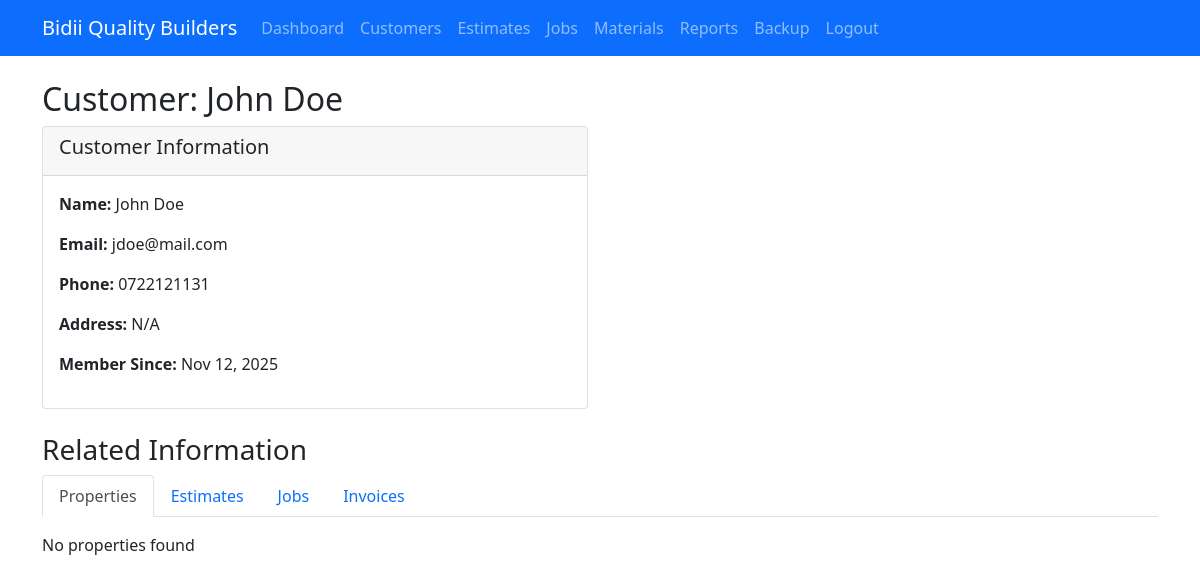
The page /customers/3/ (signed in) on the database its author committed.
### bidii_builders/models.py (models this page shows, shortened)
class Customer(models.Model):
    user = models.OneToOneField(User, on_delete=models.CASCADE, null=True, blank=True)
    first_name = models.CharField(max_length=100)
    last_name = models.CharField(max_length=100)
    email = models.EmailField()
    phone = models.CharField(max_length=20)
    address = models.TextField()
    created_at = models.DateTimeField(auto_now_add=True)
    updated_at = models.DateTimeField(auto_now=True)
    @property
    def full_name(self):
        return f"{self.first_name} {self.last_name}"

### bidii_builders/views.py (the view)
# urls.py: path('customers/<int:pk>/', views.customer_detail, name='customer_detail'),
@login_required
def customer_detail(request, pk):
    if not request.user.is_staff:
        return redirect('customer_dashboard')
    customer = get_object_or_404(Customer, pk=pk)
    properties = Property.objects.filter(customer=customer)
    estimates = Estimate.objects.filter(customer=customer)
    jobs = Job.objects.filter(estimate__customer=customer)
    invoices = Invoice.objects.filter(job__estimate__customer=customer)
    context = {
        'customer': customer,
        'properties': properties,
        'estimates': estimates,
        'jobs': jobs,
        'invoices': invoices,
    }
    return render(request, 'bidii_builders/customers/detail.html', context)

### templates/bidii_builders/customers/detail.html (shortened to what this page needs)
{% extends 'base.html' %}
{% block content %}
<div class="row">
    <div class="col-md-12">
        <h2>Customer: {{ customer.full_name }}</h2>
    </div>
</div>
<div class="row">
    <div class="col-md-6">
        <div class="card">
            <div class="card-header">
                <h5>Customer Information</h5>
            </div>
            <div class="card-body">
                <p><strong>Name:</strong> {{ customer.full_name }}</p>
                <p><strong>Email:</strong> {{ customer.email }}</p>
                <p><strong>Phone:</strong> {{ customer.phone }}</p>
                <p><strong>Address:</strong> {{ customer.address }}</p>
                <p><strong>Member Since:</strong> {{ customer.created_at|date:"M d, Y" }}</p>
            </div>
        </div>
    </div>
</div>
<div class="row mt-4">
    <div class="col-md-12">
        <h3>Related Information</h3>
        <ul class="nav nav-tabs" id="myTab" role="tablist">
            <li class="nav-item" role="presentation">
                <button class="nav-link active" id="properties-tab" data-bs-toggle="tab" data-bs-target="#properties" type="button" role="tab">Properties</button>
            </li>
            <li class="nav-item" role="presentation">
                <button class="nav-link" id="estimates-tab" data-bs-toggle="tab" data-bs-target="#estimates" type="button" role="tab">Estimates</button>
            </li>
            <li class="nav-item" role="presentation">
                <button class="nav-link" id="jobs-tab" data-bs-toggle="tab" data-bs-target="#jobs" type="button" role="tab">Jobs</button>
            </li>
            <li class="nav-item" role="presentation">
                <button class="nav-link" id="invoices-tab" data-bs-toggle="tab" data-bs-target="#invoices" type="button" role="tab">Invoices</button>
            </li>
        </ul>
        <div class="tab-content" id="myTabContent">
            <div class="tab-pane fade show active" id="properties" role="tabpanel">
                <div class="mt-3">
                    {% for property in properties %}
                    <div class="card mb-2">
                        <div class="card-body">
                            <h6>{{ property.property_type }}</h6>
                            <p class="mb-0">{{ property.address }}</p>
                        </div>
                    </div>
                    {% empty %}
                    <p>No properties found</p>
                    {% endfor %}
                </div>
            </div>
        </div>
    </div>
</div>
{% endblock %}

### rows shown on the page
Customer: full_name "John Doe", email "jdoe@mail.com", phone "0722121131", address "N/A", created_at "Nov 12, 2025"
